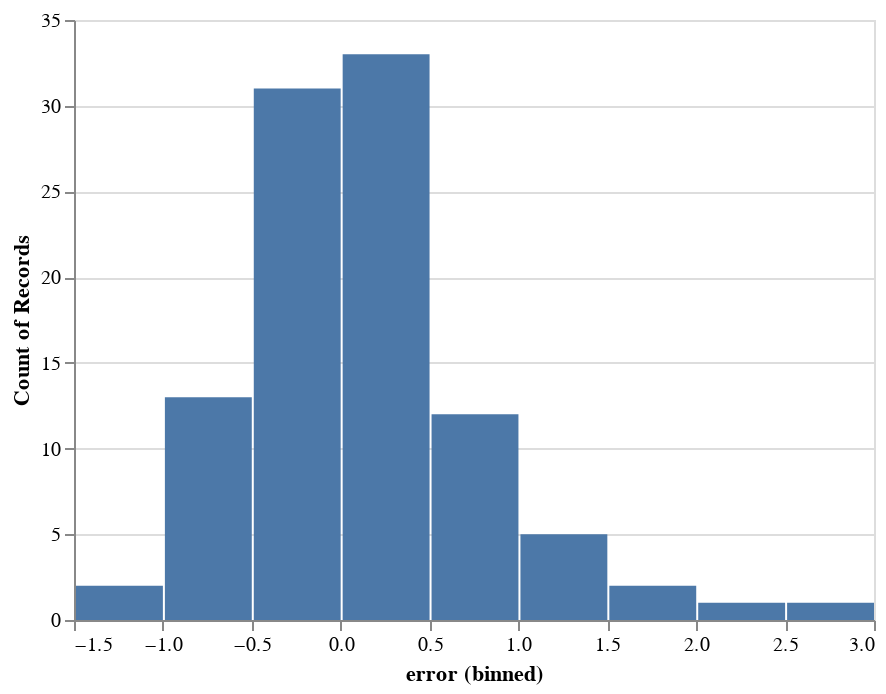

The notebook cell this image was saved under:
### Code cell
alt.Chart(result).mark_bar().encode(
    alt.X("error:Q", bin=True),
    y='count()',
)

### Figure 1 — Vega-Lite specification as saved in the notebook (floating-point values rounded to 4 significant figures)
{"config": {"view": {"continuousWidth": 400, "continuousHeight": 300}}, "data": {"name": "data-e2b743255a752c040ca5eda951e7bb68"}, "mark": "bar", "encoding": {"x": {"type": "quantitative", "bin": true, "field": "error"}, "y": {"type": "quantitative", "aggregate": "count"}}, "$schema": "https://vega.github.io/schema/vega-lite/v4.8.1.json", "datasets": {"data-e2b743255a752c040ca5eda951e7bb68": [{"median_house_value": 1.758, "prediction": 2.348, "error": -0.5897}, {"median_house_value": 1.833, "prediction": 1.492, "error": 0.341}, {"median_house_value": 1.752, "prediction": 1.505, "error": 0.2472}, {"median_house_value": 2.791, "prediction": 2.565, "error": 0.2257}, {"median_house_value": 5.0, "prediction": 4.354, "error": 0.6459}, {"median_house_value": 3.912, "prediction": 2.671, "error": 1.241}, {"median_house_value": 2.131, "prediction": 2.371, "error": -0.2402}, {"median_house_value": 1.636, "prediction": 1.941, "error": -0.3051}, {"median_house_value": 1.342, "prediction": 2.123, "error": -0.7814}, {"median_house_value": 1.057, "prediction": 0.3271, "error": 0.7299}, {"median_house_value": 0.495, "prediction": -0.03029, "error": 0.5253}, {"median_house_value": 1.204, "prediction": 1.984, "error": -0.7804}, {"median_house_value": 1.341, "prediction": 1.073, "error": 0.2682}, {"median_house_value": 1.158, "prediction": 1.554, "error": -0.3961}, {"median_house_value": 3.595, "prediction": 2.762, "error": 0.8334}, {"median_house_value": 2.159, "prediction": 2.674, "error": -0.5151}, {"median_house_value": 2.76, "prediction": 1.956, "error": 0.8036}, {"median_house_value": 1.612, "prediction": 1.827, "error": -0.2149}, {"median_house_value": 1.026, "prediction": 0.8327, "error": 0.1933}, {"median_house_value": 2.75, "prediction": 2.834, "error": -0.08437}, {"median_house_value": 2.183, "prediction": 2.188, "error": -0.004595}, {"median_house_value": 1.148, "prediction": 1.513, "error": -0.3648}, {"median_house_value": 2.062, "prediction": 2.734, "error": -0.6724}, {"median_house_value": 1.975, "prediction": 1.863, "error": 0.112}, {"median_house_value": 3.75, "prediction": 3.618, "error": 0.1318}, {"median_house_value": 1.875, "prediction": 1.498, "error": 0.3773}, {"median_house_value": 2.31, "prediction": 1.983, "error": 0.3274}, {"median_house_value": 2.091, "prediction": 2.675, "error": -0.5844}, {"median_house_value": 5.0, "prediction": 2.0, "error": 3.0}, {"median_house_value": 3.946, "prediction": 3.254, "error": 0.6921}, {"median_house_value": 4.616, "prediction": 4.122, "error": 0.4944}, {"median_house_value": 0.875, "prediction": 1.127, "error": -0.2516}, {"median_house_value": 1.215, "prediction": 1.833, "error": -0.6182}, {"median_house_value": 3.0, "prediction": 2.228, "error": 0.7716}, {"median_house_value": 1.671, "prediction": 2.042, "error": -0.3707}, {"median_house_value": 1.003, "prediction": 1.698, "error": -0.6951}, {"median_house_value": 1.432, "prediction": 1.371, "error": 0.06121}, {"median_house_value": 3.64, "prediction": 2.281, "error": 1.359}, {"median_house_value": 1.41, "prediction": 1.841, "error": -0.4308}, {"median_house_value": 2.972, "prediction": 2.867, "error": 0.1053}, {"median_house_value": 1.781, "prediction": 2.205, "error": -0.4237}, {"median_house_value": 1.125, "prediction": 1.239, "error": -0.1144}, {"median_house_value": 1.114, "prediction": 2.201, "error": -1.087}, {"median_house_value": 1.273, "prediction": 1.707, "error": -0.434}, {"median_house_value": 1.115, "prediction": 1.037, "error": 0.07818}, {"median_house_value": 1.777, "prediction": 1.616, "error": 0.1606}, {"median_house_value": 1.548, "prediction": 1.257, "error": 0.2912}, {"median_house_value": 0.79, "prediction": 1.447, "error": -0.6572}, {"median_house_value": 2.261, "prediction": 1.048, "error": 1.213}, {"median_house_value": 2.637, "prediction": 3.135, "error": -0.498}, {"median_house_value": 2.65, "prediction": 1.627, "error": 1.023}, {"median_house_value": 0.892, "prediction": 0.8147, "error": 0.07729}, {"median_house_value": 2.625, "prediction": 1.94, "error": 0.6854}, {"median_house_value": 2.9, "prediction": 2.229, "error": 0.671}, {"median_house_value": 2.991, "prediction": 2.761, "error": 0.2303}, {"median_house_value": 3.527, "prediction": 3.159, "error": 0.3679}, {"median_house_value": 1.143, "prediction": 1.547, "error": -0.4044}, {"median_house_value": 3.422, "prediction": 3.485, "error": -0.06289}, {"median_house_value": 1.917, "prediction": 1.888, "error": 0.02862}, {"median_house_value": 2.268, "prediction": 1.978, "error": 0.2902}, {"median_house_value": 0.726, "prediction": 0.4055, "error": 0.3205}, {"median_house_value": 2.265, "prediction": 1.682, "error": 0.5832}, {"median_house_value": 2.464, "prediction": 2.176, "error": 0.2879}, {"median_house_value": 2.241, "prediction": 1.918, "error": 0.3229}, {"median_house_value": 2.213, "prediction": 2.339, "error": -0.1263}, {"median_house_value": 1.979, "prediction": 1.94, "error": 0.03946}, {"median_house_value": 0.924, "prediction": 0.7921, "error": 0.1319}, {"median_house_value": 5.0, "prediction": 3.776, "error": 1.224}, {"median_house_value": 3.321, "prediction": 1.483, "error": 1.838}, {"median_house_value": 1.033, "prediction": 0.8815, "error": 0.1515}, {"median_house_value": 1.946, "prediction": 1.956, "error": -0.01034}, {"median_house_value": 0.809, "prediction": 0.5396, "error": 0.2694}, {"median_house_value": 2.362, "prediction": 2.4, "error": -0.03811}, {"median_house_value": 1.875, "prediction": 1.934, "error": -0.05946}, {"median_house_value": 1.019, "prediction": 1.975, "error": -0.9555}, {"median_house_value": 1.234, "prediction": 1.72, "error": -0.4859}, {"median_house_value": 2.893, "prediction": 2.331, "error": 0.5622}, {"median_house_value": 1.677, "prediction": 2.712, "error": -1.035}, {"median_house_value": 1.611, "prediction": 1.604, "error": 0.007064}, {"median_house_value": 0.892, "prediction": 0.8972, "error": -0.005155}, {"median_house_value": 1.038, "prediction": 1.15, "error": -0.1125}, {"median_house_value": 1.547, "prediction": 1.896, "error": -0.3492}, {"median_house_value": 2.429, "prediction": 2.089, "error": 0.3401}, {"median_house_value": 0.865, "prediction": 1.794, "error": -0.9294}, {"median_house_value": 1.585, "prediction": 1.689, "error": -0.1041}, {"median_house_value": 3.49, "prediction": 2.829, "error": 0.661}, {"median_house_value": 3.368, "prediction": 1.159, "error": 2.209}, {"median_house_value": 1.904, "prediction": 2.452, "error": -0.5485}, {"median_house_value": 2.186, "prediction": 2.454, "error": -0.268}, {"median_house_value": 1.375, "prediction": 1.53, "error": -0.1553}, {"median_house_value": 1.192, "prediction": 0.8611, "error": 0.3309}, {"median_house_value": 0.651, "prediction": 0.9133, "error": -0.2623}, {"median_house_value": 3.908, "prediction": 2.004, "error": 1.904}, {"median_house_value": 1.011, "prediction": 1.193, "error": -0.1816}, {"median_house_value": 1.984, "prediction": 1.811, "error": 0.1726}, {"median_house_value": 2.728, "prediction": 2.528, "error": 0.2004}, {"median_house_value": 1.863, "prediction": 2.488, "error": -0.625}, {"median_house_value": 1.783, "prediction": 1.661, "error": 0.1224}, {"median_house_value": 1.763, "prediction": 2.196, "error": -0.4328}, {"median_house_value": 0.78, "prediction": 0.9004, "error": -0.1204}]}}
